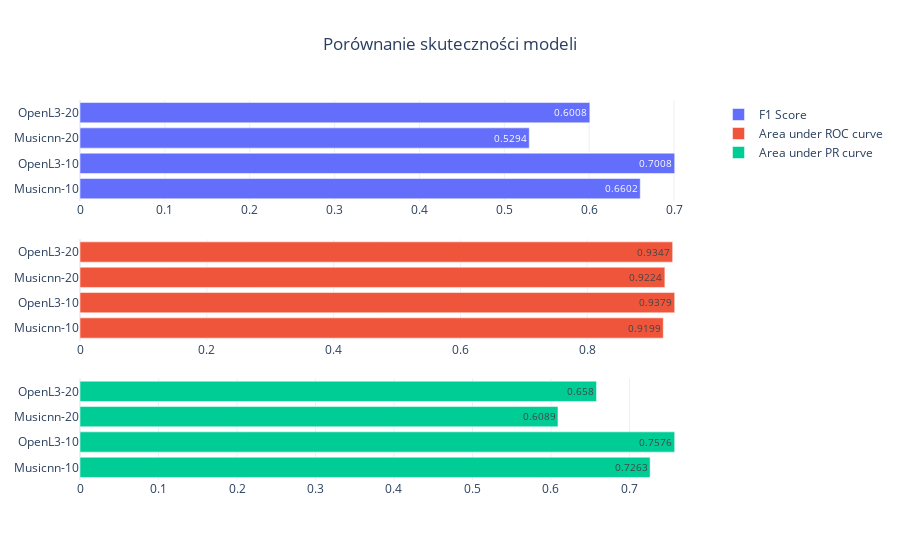

Here is the notebook cell this chart was saved with:
### Code cell
from plotly.subplots import make_subplots
import plotly.graph_objects as go

fig = make_subplots(rows=3, cols=1)
fig.add_trace(go.Bar(name='F1 Score', y=df.index, x=df["f1_score"], orientation="h", text=df["f1_score"]), row=1, col=1),
fig.add_trace(go.Bar(name='Area under ROC curve', y=df.index, x=df["roc_auc"], orientation="h", text=df["roc_auc"]), row=2, col=1)
fig.add_trace(go.Bar(name='Area under PR curve', y=df.index, x=df["pr_auc"], orientation="h", text=df["pr_auc"]), row=3, col=1)
fig.update_layout(({"title": {"text":"Porównanie skuteczności modeli", "x": 0.5},
               "template": "plotly_white"}))
# Change the bar mode
fig.show()
ig.write_image("images/fig5.png", width=750, height=500)

### Figure 1 — Plotly figure (JSON) as saved in the notebook; plotly's stock layout.template omitted (floating-point values rounded to 4 significant figures)
{"data": [{"name": "F1 Score", "orientation": "h", "text": [0.6602, 0.7008, 0.5294, 0.6008], "x": [0.6602, 0.7008, 0.5294, 0.6008], "y": ["Musicnn-10", "OpenL3-10", "Musicnn-20", "OpenL3-20"], "type": "bar", "xaxis": "x", "yaxis": "y"}, {"name": "Area under ROC curve", "orientation": "h", "text": [0.9199, 0.9379, 0.9224, 0.9347], "x": [0.9199, 0.9379, 0.9224, 0.9347], "y": ["Musicnn-10", "OpenL3-10", "Musicnn-20", "OpenL3-20"], "type": "bar", "xaxis": "x2", "yaxis": "y2"}, {"name": "Area under PR curve", "orientation": "h", "text": [0.7263, 0.7576, 0.6089, 0.658], "x": [0.7263, 0.7576, 0.6089, 0.658], "y": ["Musicnn-10", "OpenL3-10", "Musicnn-20", "OpenL3-20"], "type": "bar", "xaxis": "x3", "yaxis": "y3"}], "layout": {"xaxis": {"anchor": "y", "domain": [0.0, 1.0]}, "yaxis": {"anchor": "x", "domain": [0.7333, 1.0]}, "xaxis2": {"anchor": "y2", "domain": [0.0, 1.0]}, "yaxis2": {"anchor": "x2", "domain": [0.3667, 0.6333]}, "xaxis3": {"anchor": "y3", "domain": [0.0, 1.0]}, "yaxis3": {"anchor": "x3", "domain": [0.0, 0.2667]}, "title": {"text": "Porównanie skuteczności modeli", "x": 0.5}}}
